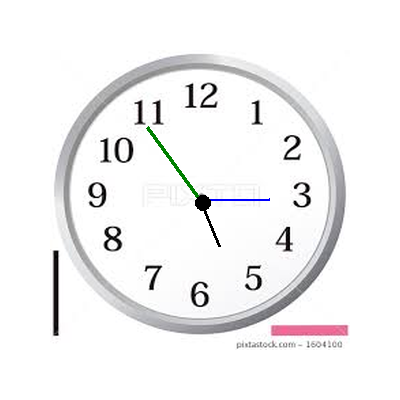

Write the Python code that produced this figure.
from tkinter import *
from PIL import Image, ImageTk, ImageDraw
from datetime import datetime
from math import sin, cos, radians


class Clock:
    def __init__(self, root):
        self.root = root
        self.root.title("GUI Analog Clock")
        self.root.geometry("1350x700+0+0")
        self.root.config(bg="#021e2f")

        title = Label(self.root, text="Webcode Analog Clock", font=("times new roman", 50, "bold"), bg="#04444a",
                      fg="white")
        title.pack()

        self.lbl = Label(self.root, bg="white", bd=20, relief=RAISED)
        self.lbl.place(x=450, y=150, height=400, width=400)

        self.working()

    def clock_image(self, hr, min_, sec_):
        clock = Image.new("RGB", (400, 400), (255, 255, 255))
        draw = ImageDraw.Draw(clock)

        # Background image
        bg = Image.open("c1.png")
        bg = bg.resize((300, 300), Image.LANCZOS)
        clock.paste(bg, (50, 50))

        origin = 200, 200
        draw.line((origin, 200 + 50 * sin(radians(hr)), 200 - 50 * cos(radians(hr))), fill="black", width=4)
        draw.line((origin, 200 + 80 * sin(radians(min_)), 200 - 80 * cos(radians(min_))), fill="blue", width=3)
        draw.line((origin, 200 + 100 * sin(radians(sec_)), 200 - 100 * cos(radians(sec_))), fill="green", width=2)
        draw.ellipse((195, 195, 210, 210), fill="black")

        clock.save("clock_new.png")

    def working(self):
        h = datetime.now().hour
        m = datetime.now().minute
        s = datetime.now().second

        hr = (h % 12 + m / 60 + s / 3600) * 30  # 360 degrees / 12 hours
        min_ = (m + s / 60) * 6  # 360 degrees / 60 minutes
        sec_ = s * 6  # 360 degrees / 60 seconds

        self.clock_image(hr, min_, sec_)
        self.img = ImageTk.PhotoImage(file="clock_new.png")
        self.lbl.config(image=self.img)
        self.lbl.after(1000, self.working)  # Update every second


root = Tk()
obj = Clock(root)
root.mainloop()
